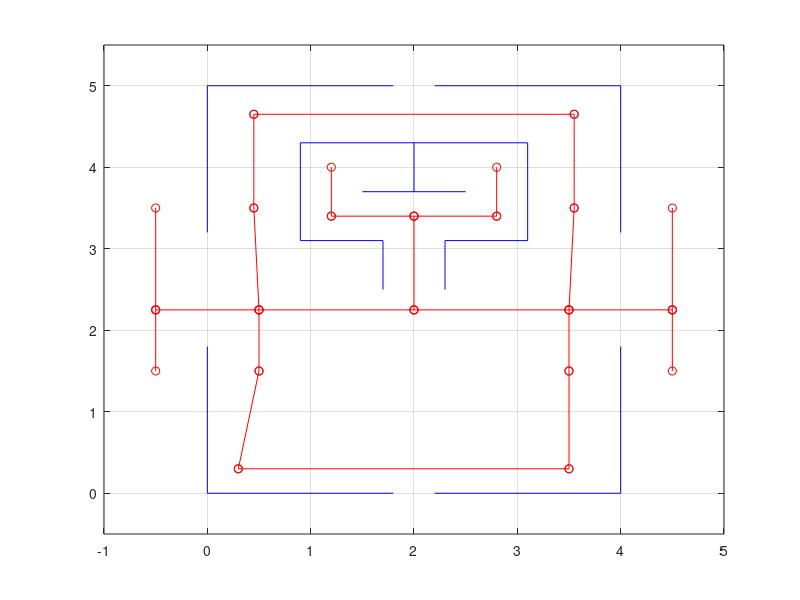

The MATLAB source for this figure:
%% Wall information
walls = [0 0 1.8 0;
    2.2 0 4 0;
    0 0 0 1.8;
    4 0 4 1.8;
    0 3.2 0 5;
    4 3.2 4 5;
    0 5 1.8 5;
    2.2 5 4 5;
    1.7 2.5 1.7 3.1;
    1.7 3.1 0.9 3.1;
    0.9 3.1 0.9 4.3;
    0.9 4.3 3.1 4.3;
    3.1 4.3 3.1 3.1;
    3.1 3.1 2.3 3.1;
    2.3 3.1 2.3 2.5;
    2 4.3 2 3.7;
    1.5 3.7 2.5 3.7];

%% Graph information
graphPoints = [0.3 0.3; %1: start
    0.5 1.5; %2: G2
    0.5 2.25; %3: Left opening
    0.45 3.5; %4: G6
    0.45 4.65; %5: G9-11
    3.55 4.65; %6: G10-12
    3.55 3.5; %7: G7
    3.5 2.25; %8: Right openeing
    3.5 1.5; %9: G3
    3.5 0.3; %10: Bottom right
    -0.5 1.5; %11: G1
    -0.5 2.25; %12: Left outside
    -0.5 3.5; %13: G5
    4.5 1.5; %14: G4
    4.5 2.25; %15: Right outside
    4.5 3.5; %16: G8
    2 2.25; %17: Maze entrance
    2 3.4; %18: Maze middle
    1.2 3.4; %19: Maze left
    1.2 4; %20: Maze top left
    2.8 3.4; %21: Maze right
    2.8 4; %22: Maze top right
    ];

graphEdges = [1 2; %Start to G2
    1 10; %Start to Bottom right
    2 3; %G2 to left opening
    3 4; %Left openeing to G6
    3 12; %Left opening to left outside
    12 11; %Left outside to G1
    12 13; %Left outside to G5
    4 5; %G6 to G9-11
    5 6; %G9-11 to G10-G12
    6 7; %G10-12 to G7
    7 8; %G7 to Right opening
    8 9; %Right opening to G3
    9 10; %G3 to bottom right
    8 15; %Right opening to Right outside
    15 14; %Right outside to G4
    15 16; %Right outside to G8
    3 17; %Left opening to maze entrance
    17 8; %Maze entrance to right opening
    17 18; %Maze entrance to maze middle
    18 19; %Maze middle to maze left
    19 20; %Maze left to maze top left
    18 21; %Maze middle to maze right
    21 22; %Maze right to maze top right
    ];


%% Guidemarks
guidemarks = [
    graphPoints([11 2 9 14 13 4 7 16 5 6 5 6 20 22],:)];
guidemarks(:,3) = [0 180 0 180 0 180 0 180 180 0 90 90 0 180]';
plot(walls(:,[1,3])', walls(:,[2,4])', 'b-')
axis([-1 5 -0.5 5.5])
grid on
hold on
for idx=1:size(graphEdges,1)
    leftEdge = graphPoints(graphEdges(idx,:),1);
    rightEdge = graphPoints(graphEdges(idx,:),2);
    plot(leftEdge, rightEdge, 'r-o')
end